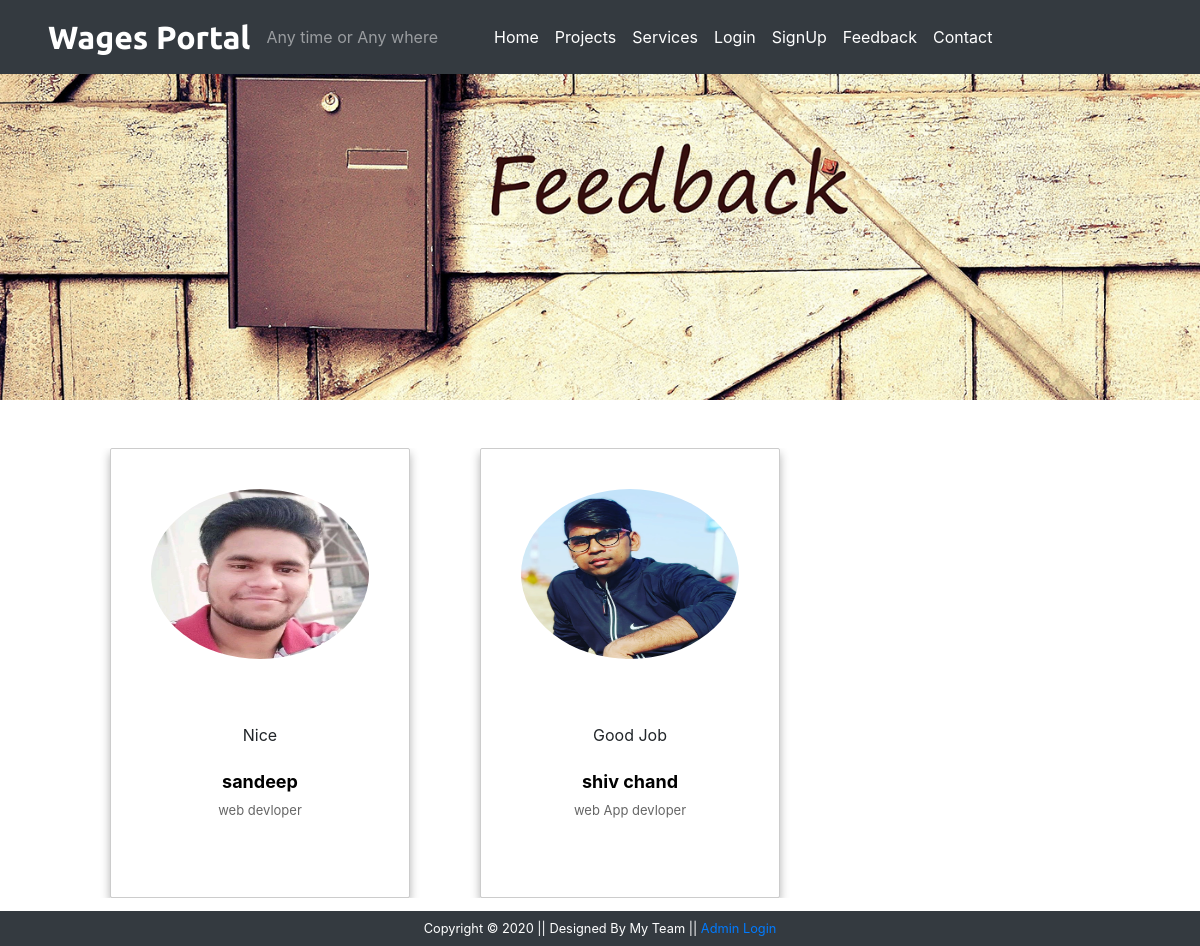
Page /feedback.php on the committed database.
### tables this page shows
CREATE TABLE `feedback` (
  `f_id` int(11) NOT NULL,
  `f_content` text NOT NULL,
  `c_id` int(11) NOT NULL
);

CREATE TABLE `client` (
  `c_id` int(11) NOT NULL,
  `c_name` varchar(255) NOT NULL,
  `c_email` varchar(255) NOT NULL,
  `c_pass` varchar(255) NOT NULL,
  `c_occ` varchar(255) NOT NULL,
  `c_img` text NOT NULL
);

### feedback.php (the view, shortened to what this page needs)
<?php
    include('./include/header.php');
?>
<div class="container-fluid bg-dark">
    <div class="row">
        <img src="img/feedback-background.jpg" alt="ContactUs" style="height:400px; width:100%; object-fit:cover; box-shadow:10px;" />
    </div>
</div>
	<div class="container mt-5 mb-5">
       <div class="owl-carousel owl-theme">
             <?php
            $sql1 = "SELECT * FROM client JOIN feedback ON client.c_id = feedback.c_id";
            $result1 = $conn->query($sql1);
             if($result1->num_rows > 0){
              while($row1 = $result1->fetch_assoc()){
                $c_img = str_replace('..', '.', $row1['c_img']);
            ?>
          <div class="item">
              <div class="col-lg-4 col-md-4 col-12">
                <div class="box">
                  <img src="<?php echo $c_img; ?>">
                  <p class="m-4"><?php echo $row1['f_content']; ?></p>
                  <h1><?php echo $row1['c_name']; ?></h1>
                  <h2><?php echo $row1['c_occ']; ?></h2>
                </div>
              </div>
        	</div>
        <?php }} ?>
          </div>
     </div>
<?php
  include('./include/footer.php');
?>

### css/style.css (style rules this page uses)
* { margin: 0; padding: 0; box-sizing: border-box; }

### feedback.php (style rules this page uses)
.box { text-align: center; width: 300px; height: 450px; margin-left: 50px; border:1px solid rgba(0,0,0,0.2); box-shadow: 0 5px 10px 0 rgba(0,0,0,0.3); border-radius: 2px; transition: 0.3s ease; }
.box img { width: 50px; height: 250px; border-radius: 50%; padding: 40px; }
.box h1 { font-size: 18px; font-weight: 700; color: #000; margin-bottom: 10px; }
.box h2 { font-size: 13px; font-weight: 400; color: #666666; margin-bottom: 20px; }

### rows in the picture
feedback: c.c_img (picture), f_content "Nice", c.c_name "sandeep", c.c_occ "web devloper"
feedback: c.c_img (picture), f_content "Good Job", c.c_name "shiv chand", c.c_occ "web App devloper"
